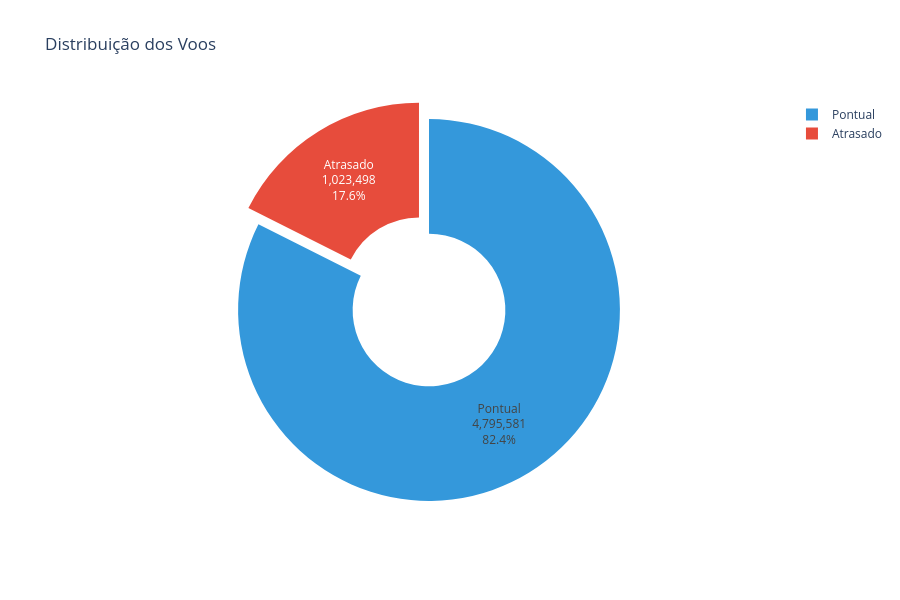

The notebook cell this image was saved under:
### Markdown cell above
**Qual é a distribuição entre voos atrasados e pontuais?**

### Code cell
df_temp = df['IS_DELAYED'].value_counts().reset_index()
df_temp.columns = ['TARGET_STATUS', 'COUNT']
df_temp['STATUS_NAME'] = df_temp['TARGET_STATUS'].map({0: 'Pontual', 1: 'Atrasado'})

colors_map = {'Pontual': '#3498db', 'Atrasado': '#e74c3c'}
colors = [colors_map[name] for name in df_temp['STATUS_NAME']]

fig = go.Figure(data=[go.Pie(
    labels=df_temp['STATUS_NAME'],
    values=df_temp['COUNT'],
    hole=0.4,
    pull=[0, 0.1],
    marker=dict(colors=colors),
    textinfo='percent+label+value'
)])
fig.update_layout(
    title='Distribuição dos Voos',
    template='plotly_white',
    height=600
)
fig.show()

### Figure 1 — Plotly figure (JSON) as saved in the notebook; plotly's stock layout.template omitted (floating-point values rounded to 4 significant figures)
{"data": [{"hole": 0.4, "labels": ["Pontual", "Atrasado"], "marker": {"colors": ["#3498db", "#e74c3c"]}, "pull": [0, 0.1], "textinfo": "percent+label+value", "type": "pie", "values": [4795581, 1023498]}], "layout": {"height": 600, "title": {"text": "Distribuição dos Voos"}}}
